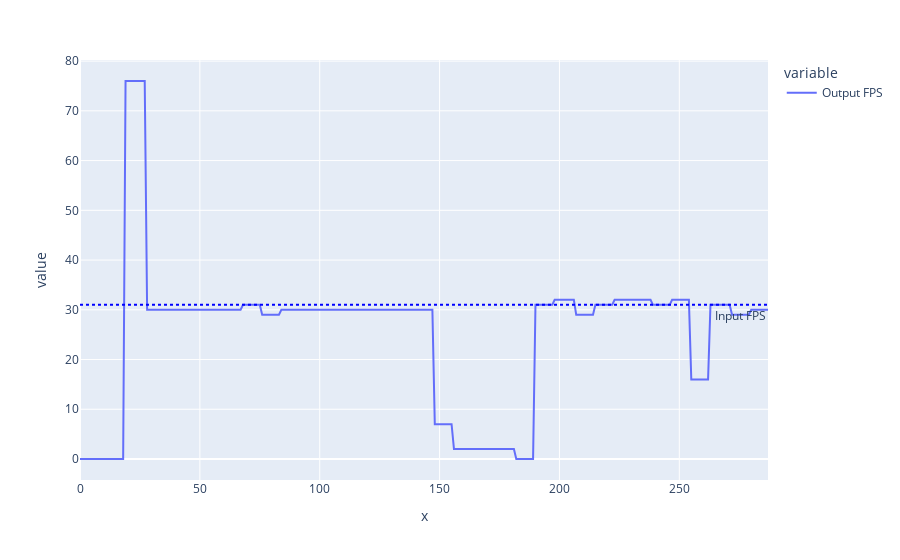

Notebook code for this chart:
### Code cell
# use plotly to create a line chart that has each "FPS" column as a line, and the x-axis is the length of the index
fig = px.line(df, x=range(len(df)), y=['Output FPS'])
# add à horizontal blue line at the level of the "Input FPS" first value
fig.add_hline(y=df['Input FPS'][20], line_dash="dot", line_color="blue", annotation_text="Input FPS", annotation_position="bottom right")

fig.show()

### Figure 1 — Plotly figure (JSON) as saved in the notebook; plotly's stock layout.template omitted (floating-point values rounded to 4 significant figures; data arrays with more than 128 entries replaced by an {"elided": "..."} marker saying what was removed)
{"data": [{"hovertemplate": "variable=Output FPS<br>x=%{x}<br>value=%{y}<extra></extra>", "legendgroup": "Output FPS", "line": {"color": "#636efa", "dash": "solid"}, "marker": {"symbol": "circle"}, "mode": "lines", "name": "Output FPS", "orientation": "v", "showlegend": true, "type": "scatter", "x": {"elided": "288 int values"}, "xaxis": "x", "y": {"elided": "288 int values"}, "yaxis": "y"}], "layout": {"annotations": [{"showarrow": false, "text": "Input FPS", "x": 1, "xanchor": "right", "xref": "x domain", "y": 31, "yanchor": "top", "yref": "y"}], "legend": {"title": {"text": "variable"}, "tracegroupgap": 0}, "margin": {"t": 60}, "shapes": [{"line": {"color": "blue", "dash": "dot"}, "type": "line", "x0": 0, "x1": 1, "xref": "x domain", "y0": 31, "y1": 31, "yref": "y"}], "xaxis": {"anchor": "y", "domain": [0, 1], "title": {"text": "x"}}, "yaxis": {"anchor": "x", "domain": [0, 1], "title": {"text": "value"}}}}
